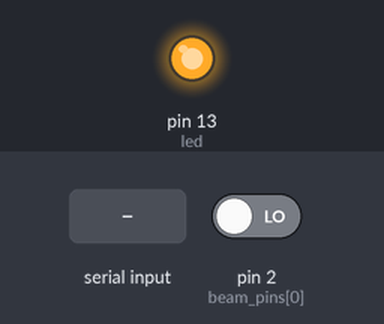
A sketch run on a simulated Arduino Leonardo, built with avr-gcc and run on an emulated ATmega32U4. Parts: output pins drawn as LEDs (lit = HIGH). The inputs (shaded band) are chosen by the test bench; at power-on: pin 2 (beam_pins[0]) LOW. What the sketch prints to the serial monitor is not drawn.

Above: at 2.01 s.
At 3.2 s:
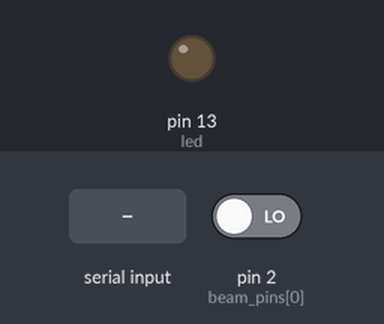
3.3 s: "1" received over Serial
At 4.6 s:
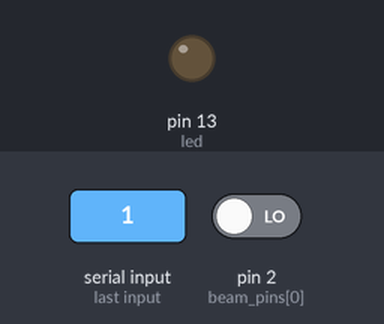
Timing chart, 0 to 6.3 s (numbered marks = the images above; inputs shaded):
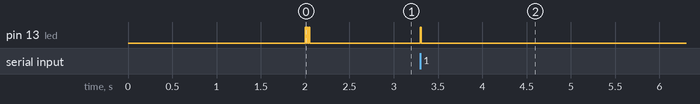

Measured:
- after the input at 3.3 s, pin 13 (led): LOW → HIGH at once, → LOW 0.01 s later
- by itself, pin 13 (led): alternates HIGH for 0.01 s and LOW for 0.01 s, 5 changes in all, then stays LOW

The sketch:

thepublic.ino
```cpp
const int num_beams = 1;
const int beam_pins[num_beams] = { 2 }; //pins 5&6 seem broken on this leonardo

const int led = 13;

boolean is_read = true;
byte msg;

void setup()
{
  Serial.begin(57600);
  delay(2000);
  Serial.println("started");
  for(int beam=0; beam<num_beams; beam++)
  {
    pinMode(beam_pins[beam],INPUT);
    Serial.print("setting pin:"); Serial.println(beam_pins[beam]);
    digitalWrite(beam_pins[beam],LOW);
  }
  pinMode(led,OUTPUT);
  flashLed(2);
}

void loop()
{
  //only check beams if the last state has been read
  if(is_read)
  {
    flashLed(1);
    msg = 0;
    for(int beam=0; beam<num_beams; beam++)
    {
      if( digitalRead(beam_pins[beam]))
      {
       // Serial.println(beam);
        msg |= 1 << beam;
      }
    }
    is_read = false;
  }

  //allow pc to read status
  if(Serial.available())
  {
    //don't care about the message
    Serial.read();
    Serial.write(msg);
//    Serial.println(msg,BIN);
    is_read = true;
  }
}

void flashLed(int num)
{
  for(int i =0; i<num; i++)
  {
    digitalWrite(led,HIGH);
    delay(10);
    digitalWrite(led,LOW);
    delay(10);
  }
}
```
